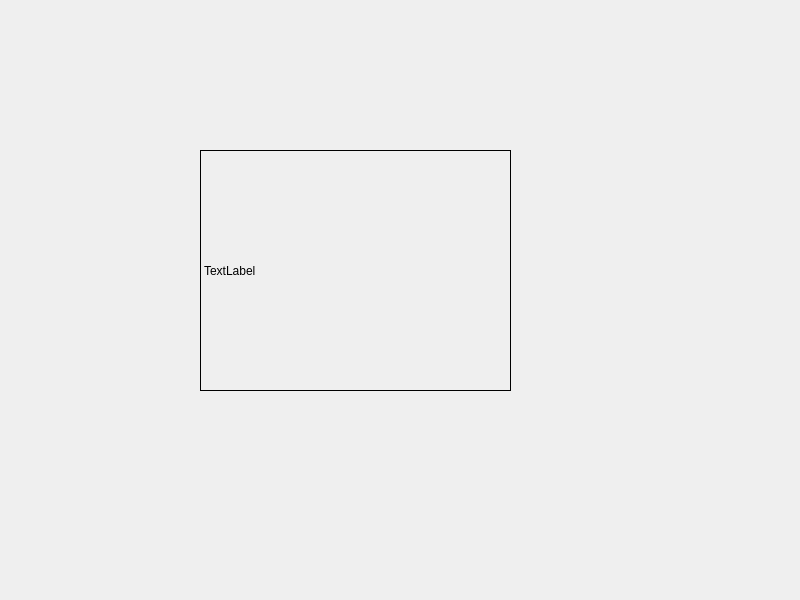
<?xml version="1.0" encoding="UTF-8"?>
<ui version="4.0">
 <class>Widget</class>
 <widget class="QWidget" name="Widget">
  <property name="geometry">
   <rect>
    <x>0</x>
    <y>0</y>
    <width>800</width>
    <height>600</height>
   </rect>
  </property>
  <property name="windowTitle">
   <string>Widget</string>
  </property>
  <widget class="QLabel" name="label">
   <property name="geometry">
    <rect>
     <x>200</x>
     <y>150</y>
     <width>311</width>
     <height>241</height>
    </rect>
   </property>
   <property name="frameShape">
    <enum>QFrame::Box</enum>
   </property>
   <property name="text">
    <string>TextLabel</string>
   </property>
  </widget>
 </widget>
 <resources/>
 <connections/>
</ui>
